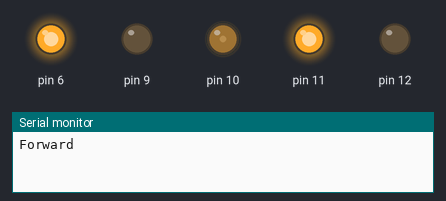
A sketch run on a simulated Arduino Uno, built with avr-gcc and run on an emulated ATmega328P. On the bench: output pins drawn as LEDs (lit = HIGH), the last lines printed to the serial monitor.

Above: at 1.0 s.
At 5.0 s:
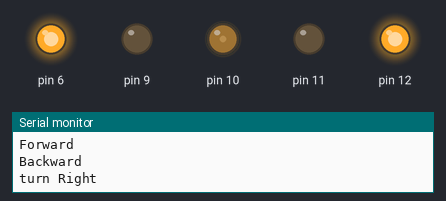
At 7.0 s:
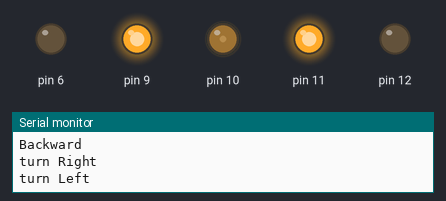
At 9.0 s:
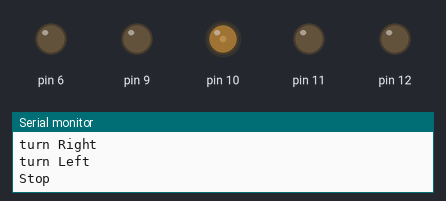
At 13.0 s:
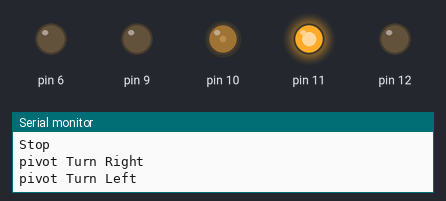
At 19.0 s:
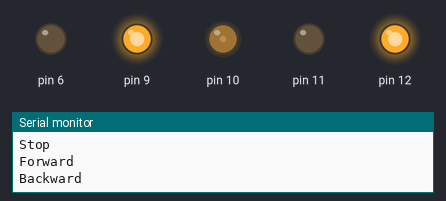
Timing chart, 0 to 20.8 s (numbered marks = the images above):
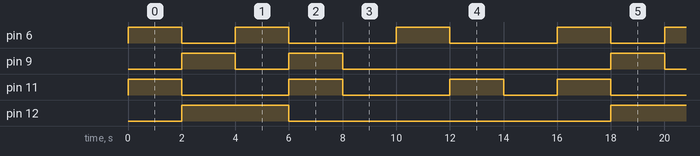

Measured:
- by itself, pin 6: repeats every 16.0 s: LOW 2.0 s, 2 × (HIGH 2.0 s, LOW 4.0 s), HIGH 2.0 s
- by itself, pin 9: repeats every 16.0 s: LOW 2.0 s, HIGH 2.0 s, LOW 10.0 s, HIGH 2.0 s
- by itself, pin 11: repeats every 16.0 s: 2 × (LOW 4.0 s, HIGH 2.0 s), LOW 2.0 s, HIGH 2.0 s
- by itself, pin 12: alternates HIGH for 4.0 s and LOW for 12.0 s

The sketch:

GnGBasicRobot_Example_V2.ino
```cpp
#include <GnGBasicRobot.h>
#include <GnGBasicRobot.CPP>

GnGBasicRobot robot1;

void setup() {
  // put your setup code here, to run once:
  robot1.setRobotSpeed(50);
  Serial.begin(9600);
}

void loop() {
  // put your main code here, to run repeatedly:

  Serial.println("Forward");
  robot1.moveRobotForward(2000);

  Serial.println("Backward");
  robot1.moveRobotBackward(2000);

  Serial.println("turn Right");
  robot1.turnRobotRight(2000);

  Serial.println("turn Left");
  robot1.turnRobotLeft(2000);

  Serial.println("Stop");
  robot1.stopRobot(2000);

  Serial.println("pivot Turn Right");
  robot1.pivotTurnRobotRight (2000);

  Serial.println("pivot Turn Left");
  robot1.pivotTurnRobotLeft (2000);

  Serial.println("Stop");
  robot1.stopRobot(2000);

  Serial.println();
}
```
